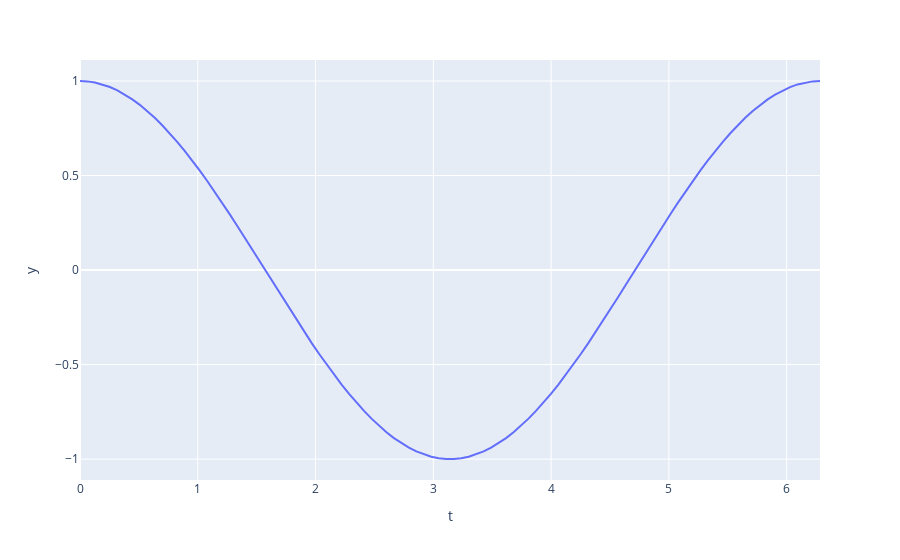

Notebook cell for this chart:
### Code cell
import numpy as np
t=np.linspace(0,2*np.pi,100)
fig=px.line(x=t,y=np.cos(t),labels={'x':'t','t':'cos(t)'})
fig.show()
